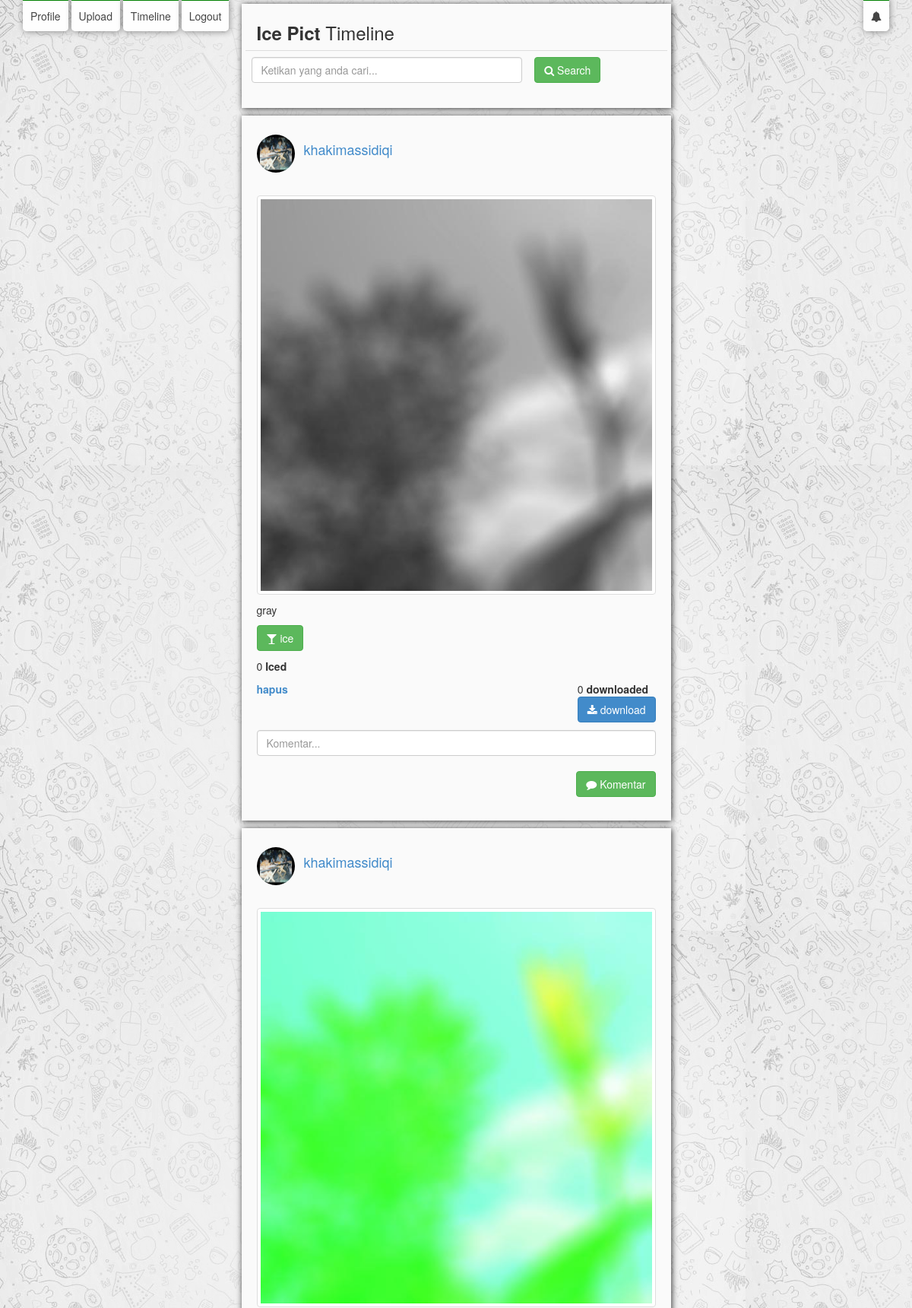
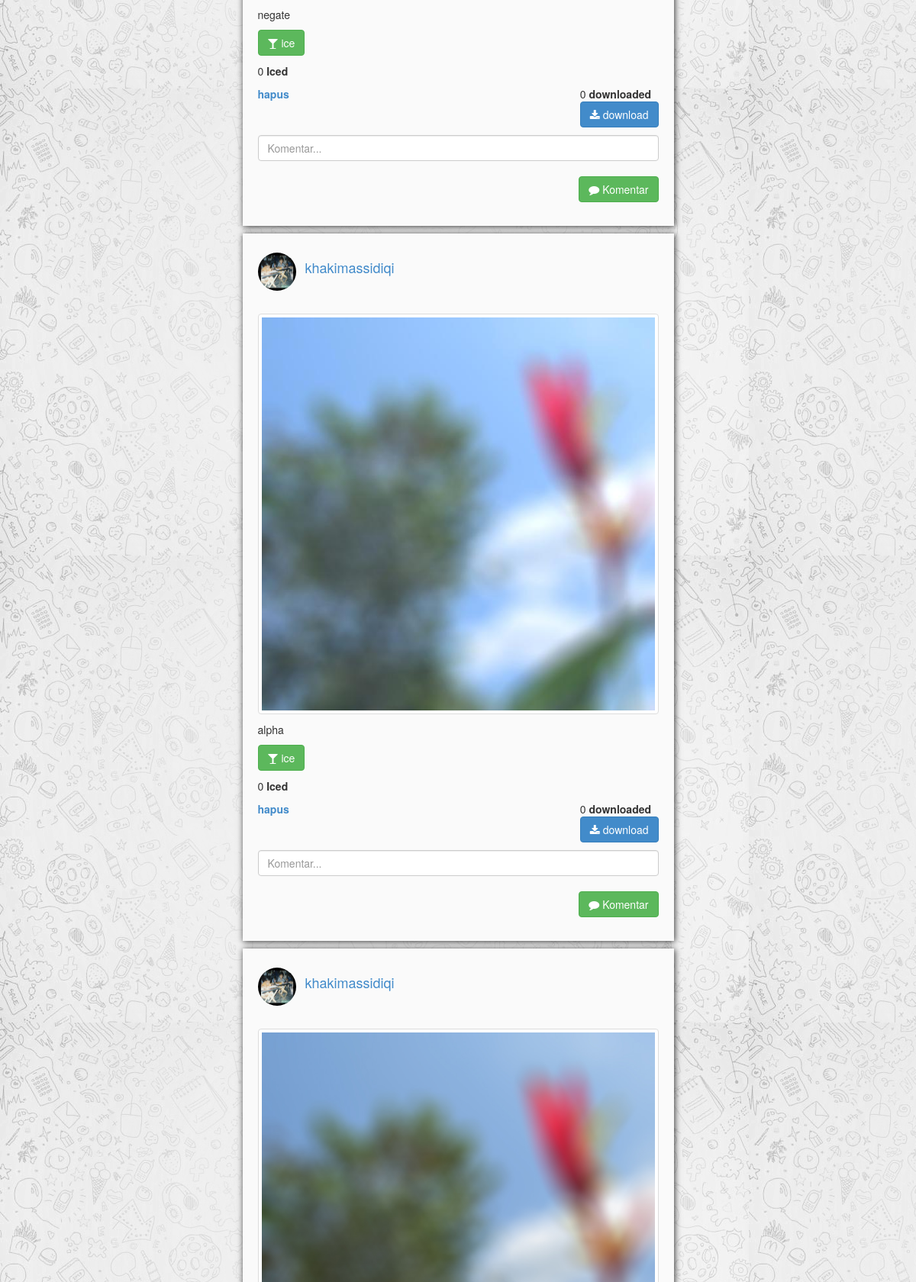
Screenshot of /timeline.php (signed in, upper part) with the database file from the repository (2 pictures, top to bottom).
### tables this page shows
CREATE TABLE IF NOT EXISTS `user` (
  `id_user` int(50) NOT NULL AUTO_INCREMENT,
  `email` varchar(50) NOT NULL,
  `email_status` varchar(10) NOT NULL DEFAULT 'unverified',
  `password` varchar(50) NOT NULL,
  `username` varchar(32) NOT NULL,
  `fullname` varchar(50) NOT NULL,
  `bio` text NOT NULL,
  `profilpic` varchar(50) NOT NULL DEFAULT 'default.jpg',
  `reg_date` datetime NOT NULL,
  `ver_code` varchar(40) DEFAULT NULL,
  `forgot_key` varchar(40) DEFAULT NULL,
  `setting` varchar(1000) NOT NULL DEFAULT '{"private_account":true, "premium_account":false, "official_account":false}',
  `status` varchar(10) NOT NULL,
  `point` int(8) NOT NULL DEFAULT '0',
  PRIMARY KEY (`id_user`)
);

CREATE TABLE IF NOT EXISTS `photo` (
  `id_photo` int(50) NOT NULL AUTO_INCREMENT,
  `url` varchar(100) NOT NULL,
  `tanggal` date NOT NULL,
  `id_user` int(50) NOT NULL,
  `caption` text,
  `filter` varchar(50) NOT NULL DEFAULT 'c',
  PRIMARY KEY (`id_photo`)
);

### timeline.php (the view, shortened to what this page needs)
<?php require_once('Connections/konek.php'); ?>
<?php
$maxRows_photo = 10;
$pageNum_photo = 0;
$startRow_photo = $pageNum_photo * $maxRows_photo;
$query_photo = "SELECT * FROM photo ORDER BY id_photo DESC";
$query_limit_photo = sprintf("%s LIMIT %d, %d", $query_photo, $startRow_photo, $maxRows_photo);
$photo = mysql_query($query_limit_photo, $konek) or die(mysql_error());
$row_photo = mysql_fetch_assoc($photo);
?>
<!DOCTYPE html PUBLIC "-//W3C//DTD XHTML 1.0 Transitional//EN" "http://www.w3.org/TR/xhtml1/DTD/xhtml1-transitional.dtd">
<html xmlns="http://www.w3.org/1999/xhtml">
<head>
<link rel="stylesheet" href="assets/css/bootstrap.min.css">
	<link rel="stylesheet" href="assets/css/style.css">
    <link rel="stylesheet" href="assets/css/font-awesome.css">
</head>
<body>
	<div class="nav nav-bars">
		<ul class="pull-left">
			<li><a href="profile.php">Profile</a></li>
			<li><a href="upload.php">Upload</a></li>
			<li><a href="timeline.php">Timeline</a></li>
			<li><a href="logout.php">Logout</a></li>
     </ul>
	</div>
	<div class="nav nav1">
		<ul class="pull-right">
            <li><a href="notifikasi.php"> <i class="fa fa-bell"></i></a></li>
		</ul>
	</div>
    <div class="main-content">
		<div class="row">
			<div class="col-md-6 col-md-offset-3">
				<div class="row bg-dark photo padding">
					<div class="col-md-12">
						<h3><strong>Ice Pict</strong> Timeline</h3>
					</div>
                    <?php include "search_form.php"; ?>
				</div>
				<?php do { ?>
						<?php
							$id_user_uploader = $row_photo['id_user'];
							$q2 = mysql_query("SELECT * FROM `user` WHERE `username` = '".$_SESSION['MM_Username']."'") or die(mysql_error());
							$f2 = mysql_fetch_array($q2);
							$id_userku = $f2['id_user'];
							$qre = mysql_query("SELECT * FROM `relationship` WHERE `id_user_awal` = '$id_userku' AND `id_user_akhir` = '$id_user_uploader'");
							$apakahfollow = mysql_num_rows($qre);
							if(($apakahfollow > 0) OR ($id_user_uploader == $id_userku)){
								$q = mysql_query("SELECT * FROM `user` WHERE `id_user` = '".$row_photo['id_user']."'");
								while($f = mysql_fetch_array($q)){
						?>
                <div class="row bg-dark photo padding">
					<div class="col-md-12">
						<br/>
						<p>
							<img src="content/profilpic/<?php echo $f['profilpic']; ?>"class="img-circle pull-left" style="width: 50px; height: 50px; margin-right:12px">
						<?php
							$q2 = mysql_query("SELECT * FROM `user` WHERE `username` = '".$_SESSION['MM_Username']."'") or die(mysql_error());
							$f2 = mysql_fetch_array($q2);
							$id_userku = $f2['id_user'];
							if($id_userku == $row_photo['id_user']){
						?>
							<a href="profile.php"><h4><?php echo $f['username']; ?></h4></a>
						<?php }else{ ?>
							<a href="<?php echo $f['username']; ?>">  <h4><?php echo $f['username']; ?></h4></a>
						<?php } ?>
						</p>
						<?php } ?>
						<br />
						<br />
						<p><img src="content/photo/<?php echo $row_photo['url']; ?>"oncontextmenu="return false"class="img-thumbnail" width="100%"></p>
						<p><?php echo $row_photo['caption']; ?></p>
						<?php
							$q = mysql_query("SELECT * FROM `user` WHERE `username` = '".$_SESSION['MM_Username']."'") or die(mysql_error());
							$f = mysql_fetch_array($q);
							$id_userku = $f['id_user'];
							$q_like = mysql_query("SELECT * FROM `like` WHERE id_user = $id_userku AND id_photo = ".$row_photo['id_photo']) or die(mysql_error());
							$liked = mysql_num_rows($q_like);
							if($liked > 0){
						?>
						<p><a href="unlike.php?id=<?php echo $row_photo['id_photo']; ?>"class="btn btn-danger"><i class="fa fa-times"></i> unice  <div  class="col-md-2 pull-right"></div></a>
						<?php }else{ ?>
						<p><a href="like.php?id=<?php echo $row_photo['id_photo']; ?>"class="btn btn-success"><i class="fa fa-glass"></i> ice  <div  class="col-md-2 pull-right"></div></a>
						<?php } ?>
						<?php
							$q_banyaklike = mysql_query("SELECT * FROM `like` WHERE id_photo = ".$row_photo['id_photo']) or die(mysql_error());
							$banyakice = mysql_num_rows($q_banyaklike);
							echo $banyakice;
						?>
							<b>Iced</b>
						</p>
						<p>
							<div class="pull-right">
							<?php
								$q_banyakdown = mysql_query("SELECT * FROM `download` WHERE photo_id = ".$row_photo['id_photo']) or die(mysql_error());
								$banyakdownload = mysql_num_rows($q_banyakdown);
								echo $banyakdownload;
							?>
								<b>downloaded</b>
								<p><a href="download.php?id=<?php echo $row_photo['id_photo']; ?>"class="btn btn-primary"><i class="fa fa-download"></i> download</a></p></div>
								<?php
								$q2 = mysql_query("SELECT * FROM `user` WHERE `username` = '".$_SESSION['MM_Username']."'") or die(mysql_error());
								$f2 = mysql_fetch_array($q2);
								$id_userku = $f2['id_user'];
								if($id_userku == $row_photo['id_user']){
								?>
								<strong><a href="delete_foto.php?id=<?php echo $row_photo['id_photo']; ?>">hapus</a></strong>
								<?php } ?>
								<?php
								  $q = mysql_query("SELECT * FROM `komentar` WHERE `id_photo` = ".$row_photo['id_photo']." ORDER BY id_komentar ASC");
								  while($f = mysql_fetch_array($q)){
								?>
						</p>
							<?php } ?>
						<form action="komentar.php" method="post" name="form1" id="form1">
							<br/>
							<input type="text" name="komentar" value="" size="32" class="form-control" placeholder="Komentar...">
							<br/>
							<button type="submit" id="button" value="komentar" class="btn btn-success pull-right"><i class="fa fa-comment"></i> Komentar</button></td>
							<br/>
							<br/>
							<br/>
						</form>
					</div>
				</div>
					<?php
					}
					?>
			<?php } while ($row_photo = mysql_fetch_assoc($photo)); ?>
			</div>
		</div>
	</div>
</body>
</html>

### assets/css/style.css (style rules this page uses)
body { background-image: url('../img/bg-download_W.jpg'); background-attachment: fixed; }
.bg-dark { background-color: #fafafa; }
.photo { box-shadow: 1px 1px 8px rgba(0,0,0,.8); margin-bottom: 10px; }
.row { padding: 5px; margin-right: 0px; margin-left: 0px; }
.nav { margin-left: -10px; margin-top: 11px; position: fixed; }
.nav1 { right:30px; margin-top: 11px; position: fixed; }
.nav li { display: inline; padding: 10px; background-color: #fefefe; border-radius: 0px 0px 5px 5px; border-top: 3px solid green; box-shadow: 1px 1px 8px rgba(0,0,0,.4); }
.nav li a { color: #444; }
.padding { padding: 5px; }

### rows the page displays
photo: url (picture), caption "gray", banyakice "0", banyakdownload "0"
user: profilpic (picture)
photo: url (picture), caption "negate", banyakice "0", banyakdownload "0"
photo: url (picture), caption "alpha", banyakice "0", banyakdownload "0"
photo: url (picture)
